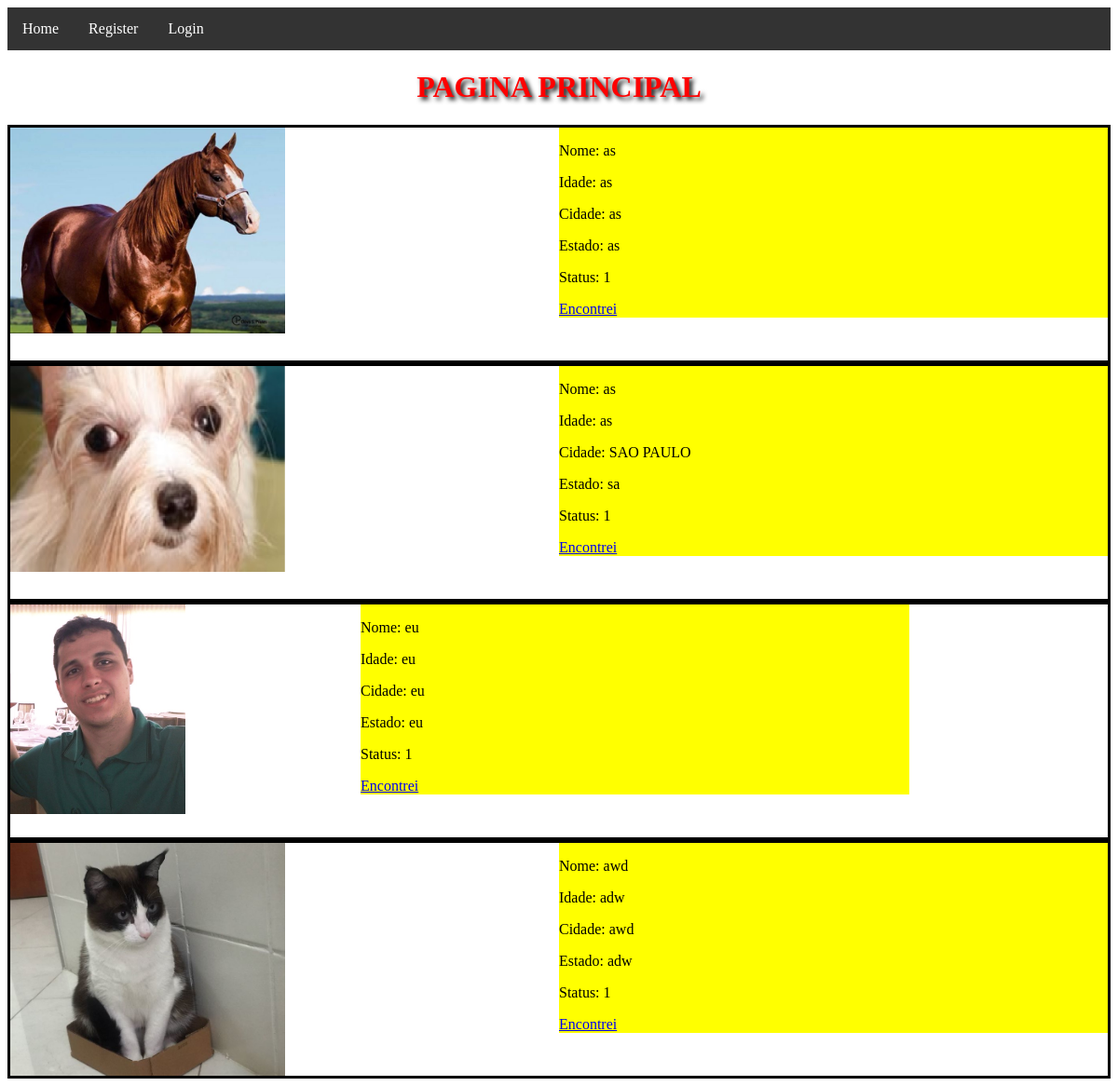
Before: / with the older database file.
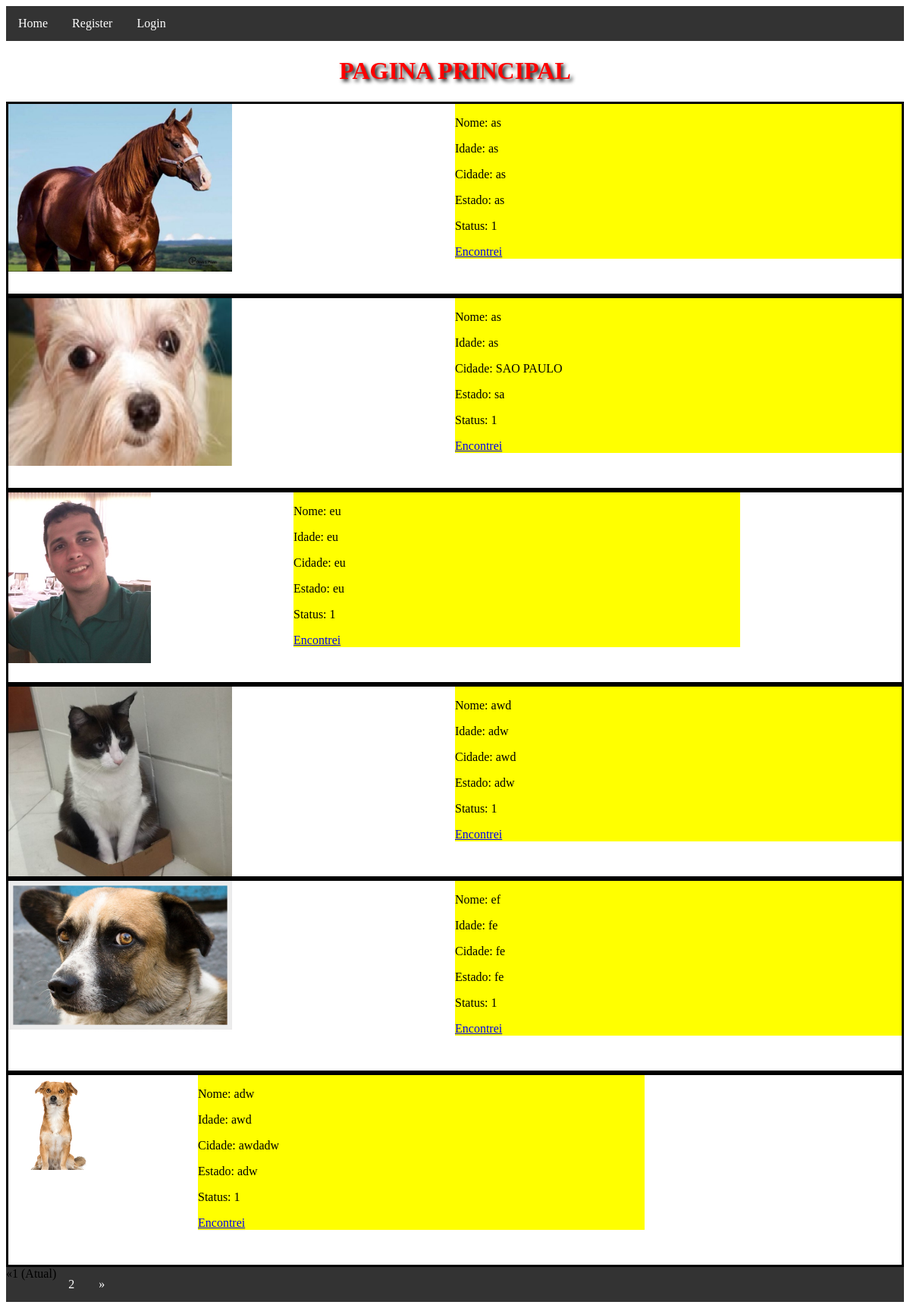
After: the same page with the newer database file.
### product/models.py (models this page shows, shortened)
class Animal(models.Model):
    foto  = models.ImageField(blank=True)
    nome  = models.CharField(max_length=100, blank=True)
    idade = models.CharField(max_length=3, blank=True)
    cidade_desaparecimento = models.CharField(max_length=50, blank=True)
    estado_desaparecimento = models.CharField(max_length=50, blank=True)
    status = models.IntegerField(choices=STATUS_ANIMAL, default=1)
    dono = models.ForeignKey(Dono, on_delete=models.CASCADE,  null=True)

### product/views.py (the view)
# urls.py: path('', pagina_principal, name='pagina_principal'),
def pagina_principal(request):
    animais_cadastrados = Animal.objects.all()
    page = request.GET.get('page', 1)
    paginator = Paginator(animais_cadastrados, 8)
    try:
        animais_cadastrados = paginator.page(page)
    except PageNotAnInteger:
        animais_cadastrados = paginator.page(1)
    except EmptyPage:
        animais_cadastrados = paginator.page(paginator.num_pages)
    return render(request, 'pagina_principal.html', {'animais_cadastrados': animais_cadastrados})

### product/templates/pagina_principal.html (shortened to what this page needs)
{% extends 'base.html' %}
{% block content %}
	<h1>PAGINA PRINCIPAL</h1>
	{% for animal in animais_cadastrados %}
		{% if animal.status == 1 %}
			<div class="umAnimalPerdido">
				<div class="imagem">
					{% if animal.foto%}
						{% load static %}
						<img src="{{ animal.foto.url }}" width=50%>
					{% endif %}
				</div>
				<div class="textos">
					<p>Nome: {{animal.nome}}</p>
					<p>Idade: {{animal.idade}}</p>
					<p>Cidade: {{animal.cidade_desaparecimento}}</p>
					<p>Estado: {{animal.estado_desaparecimento}}</p>
					<p>Status: {{animal.status}}</p>
					<a href="{%  url 'animal_encontrado' animal.id %}">Encontrei</a>
				</div>
			</div>
		{% endif %}
	{% endfor %}
	{% if animais_cadastrados.has_other_pages %}
		  <ul class="pagination">
			{% if animais_cadastrados.has_previous %}
			  <li><a href="?page={{ animais_cadastrados.previous_page_number }}">&laquo;</a></li>
			{% else %}
			  <li class="disabled"><span>&laquo;</span></li>
			{% endif %}
			{% for i in animais_cadastrados.paginator.page_range %}
			  {% if animais_cadastrados.number == i %}
				<li class="active"><span>{{ i }} <span class="sr-only">(Atual)</span></span></li>
			  {% else %}
				<li><a href="?page={{ i }}">{{ i }}</a></li>
			  {% endif %}
			{% endfor %}
			{% if animais_cadastrados.has_next %}
			  <li><a href="?page={{ animais_cadastrados.next_page_number }}">&raquo;</a></li>
			{% else %}
			  <li class="disabled"><span>&raquo;</span></li>
			{% endif %}
		  </ul>
	{% endif %}
{% endblock content %}

Changed rows visible on the page:
added Animal: foto (picture), nome "ef", idade "fe", cidade_desaparecimento "fe", estado_desaparecimento "fe", status "1"
added Animal: foto (picture), nome "adw", idade "awd", cidade_desaparecimento "awdadw", estado_desaparecimento "adw", status "1"
Other visible differences:
new list line: "1 (Atual)"
new list line: "2"
